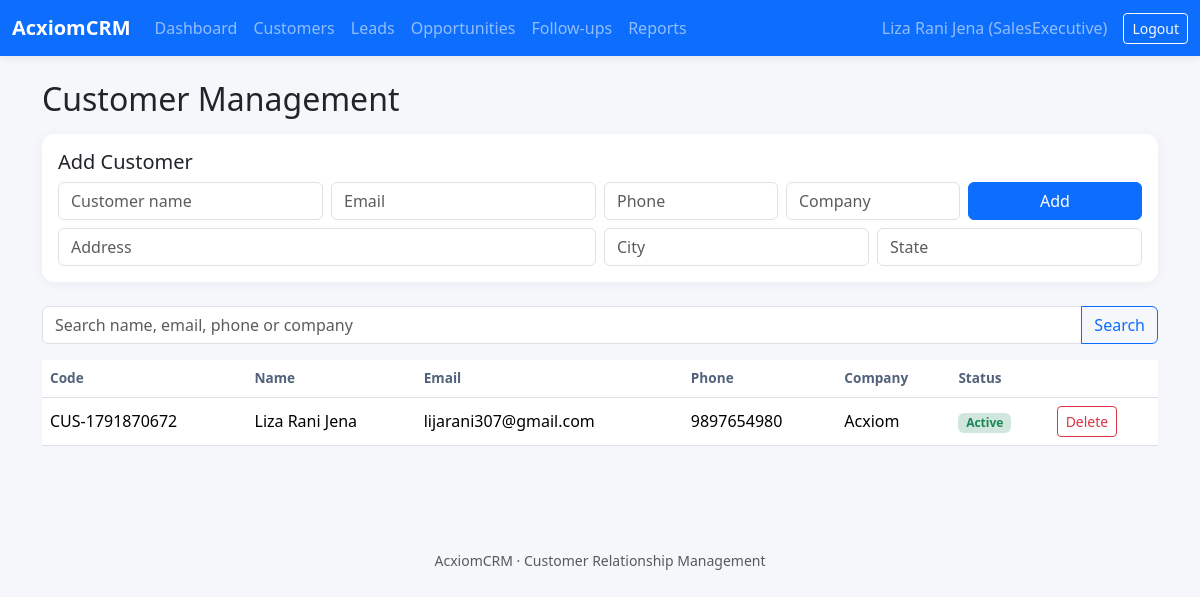
Screenshot of /customers (signed in) with the database file from the repository.
### models.py (models this page shows, shortened)
class User(UserMixin, db.Model):
    id = db.Column(db.Integer, primary_key=True)
    name = db.Column(db.String(100), nullable=False)
    email = db.Column(db.String(120), unique=True, nullable=False, index=True)
    password_hash = db.Column(db.String(255), nullable=False)
    role = db.Column(db.String(30), nullable=False, default="SalesExecutive")
    active = db.Column(db.Boolean, default=True)
    failed_logins = db.Column(db.Integer, default=0)
    locked_until = db.Column(db.DateTime)
    created_at = db.Column(db.DateTime, default=datetime.utcnow)

class Customer(db.Model):
    id = db.Column(db.Integer, primary_key=True)
    code = db.Column(db.String(20), unique=True)
    name = db.Column(db.String(120), nullable=False)
    email = db.Column(db.String(120), unique=True, nullable=False, index=True)
    phone = db.Column(db.String(20), unique=True, nullable=False)
    company = db.Column(db.String(120))
    address = db.Column(db.String(250))
    city = db.Column(db.String(80))
    state = db.Column(db.String(80))
    status = db.Column(db.String(30), default="Active")
    created_at = db.Column(db.DateTime, default=datetime.utcnow)
    created_by = db.Column(db.Integer, db.ForeignKey("user.id"))

### app.py (the view, shortened to what this page needs)
@app.route("/customers", methods=["GET", "POST"])
@login_required
def customers():
    search = request.args.get("q", "").strip()
    q = visible_customers()
    if search:
        q = q.filter(or_(Customer.name.ilike(f"%{search}%"), Customer.email.ilike(f"%{search}%"),
                         Customer.phone.ilike(f"%{search}%"), Customer.company.ilike(f"%{search}%")))
    return render_template("customers.html", rows=q.order_by(Customer.created_at.desc()).all())

### app.py (called while the page is built)
@login_manager.user_loader
def load_user(user_id):
    return db.session.get(User, int(user_id))

def visible_customers():
    q = Customer.query
    if current_user.role == "SalesExecutive":
        q = q.filter_by(created_by=current_user.id)
    return q

### templates/customers.html
{% extends "base.html" %}{% block title %}Customers | AcxiomCRM{% endblock %}
{% block content %}<h2 class="mb-3">Customer Management</h2>
<div class="card mb-4"><div class="card-body"><h5>Add Customer</h5><form method="post" class="row g-2"><input type="hidden" name="csrf_token" value="{{ csrf_token() }}">
<div class="col-md-3"><input class="form-control" name="name" placeholder="Customer name" required maxlength="120"></div><div class="col-md-3"><input class="form-control" name="email" type="email" placeholder="Email" required></div><div class="col-md-2"><input class="form-control" name="phone" placeholder="Phone" required minlength="7"></div><div class="col-md-2"><input class="form-control" name="company" placeholder="Company"></div><div class="col-md-2"><button class="btn btn-primary w-100">Add</button></div>
<div class="col-md-6"><input class="form-control" name="address" placeholder="Address"></div><div class="col-md-3"><input class="form-control" name="city" placeholder="City"></div><div class="col-md-3"><input class="form-control" name="state" placeholder="State"></div></form></div></div>
<form class="input-group mb-3"><input class="form-control" name="q" placeholder="Search name, email, phone or company"><button class="btn btn-outline-primary">Search</button></form>
<div class="table-responsive"><table class="table table-hover align-middle"><thead><tr><th>Code</th><th>Name</th><th>Email</th><th>Phone</th><th>Company</th><th>Status</th><th></th></tr></thead><tbody>
{% for x in rows %}<tr><td>{{ x.code or ('CUS-' ~ x.id) }}</td><td>{{ x.name }}</td><td>{{ x.email }}</td><td>{{ x.phone }}</td><td>{{ x.company or '-' }}</td><td><span class="badge bg-success-subtle text-success">{{ x.status }}</span></td><td><form method="post" action="{{ url_for('delete_customer',record_id=x.id) }}" onsubmit="return confirmDelete()"><input type="hidden" name="csrf_token" value="{{ csrf_token() }}"><button class="btn btn-sm btn-outline-danger">Delete</button></form></td></tr>{% else %}<tr><td colspan="7" class="text-center text-muted">No customers found.</td></tr>{% endfor %}
</tbody></table></div>{% endblock %}

### templates/base.html (shortened to what this page needs)
<!doctype html>
<html lang="en">
<head>
  <link href="https://cdn.jsdelivr.net/npm/bootstrap@5.3.3/dist/css/bootstrap.min.css" rel="stylesheet">
  <link href="{{ url_for('static', filename='css/style.css') }}" rel="stylesheet">
</head>
<body>
<nav class="navbar navbar-expand-lg navbar-dark bg-primary">
 <div class="container-fluid"><a class="navbar-brand fw-bold" href="{{ url_for('home') }}">AcxiomCRM</a>
 {% if current_user.is_authenticated %}
 <div class="collapse navbar-collapse" id="nav"><ul class="navbar-nav me-auto">
 <li class="nav-item"><a class="nav-link" href="{{ url_for('dashboard') }}">Dashboard</a></li>
 <li class="nav-item"><a class="nav-link" href="{{ url_for('customers') }}">Customers</a></li>
 <li class="nav-item"><a class="nav-link" href="{{ url_for('leads') }}">Leads</a></li>
 <li class="nav-item"><a class="nav-link" href="{{ url_for('opportunities') }}">Opportunities</a></li>
 <li class="nav-item"><a class="nav-link" href="{{ url_for('followups') }}">Follow-ups</a></li>
 <li class="nav-item"><a class="nav-link" href="{{ url_for('reports') }}">Reports</a></li>
 </ul><span class="navbar-text me-3">{{ current_user.name }} ({{ current_user.role }})</span>
 <form method="post" action="{{ url_for('logout') }}"><input type="hidden" name="csrf_token" value="{{ csrf_token() }}"><button class="btn btn-outline-light btn-sm">Logout</button></form>
 </div>{% endif %}</div>
</nav>
<main class="container py-4">
 {% block content %}{% endblock %}
</main>
<footer class="text-center text-muted small py-3">AcxiomCRM · Customer Relationship Management</footer>
</body></html>

### static/css/style.css (style rules this page uses)
body { background: #f5f7fb; min-height: 100vh; }
.navbar { box-shadow: 0 2px 8px rgba(0,0,0,.08); }
.card { border: 0; border-radius: 12px; box-shadow: 0 2px 12px rgba(20,40,80,.05); }
.table { background: white; }
.table thead th { color: #52627a; font-size: .85rem; white-space: nowrap; }
footer { margin-top: 3rem; }

### rows the page displays
User: name "Liza Rani Jena", role "SalesExecutive"
Customer: code "CUS-1791870672", name "Liza Rani Jena", email "lijarani307@gmail.com", phone "9897654980", company "Acxiom", status "Active"
